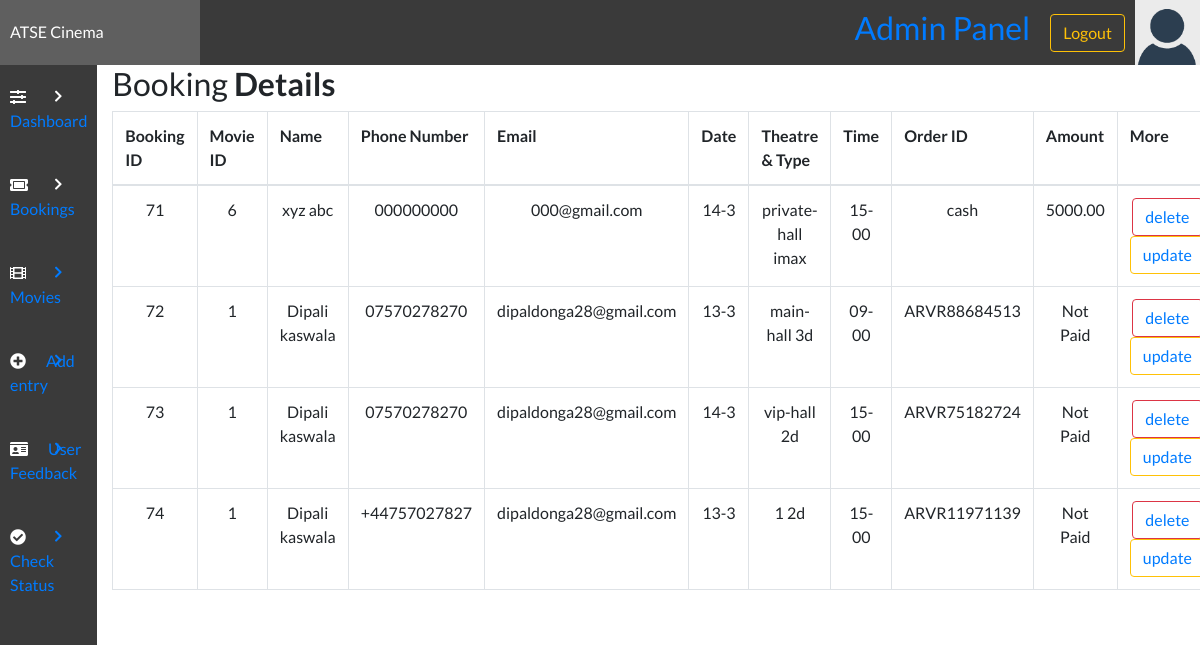
Page /admin/view.php (signed in) on the earlier database version.
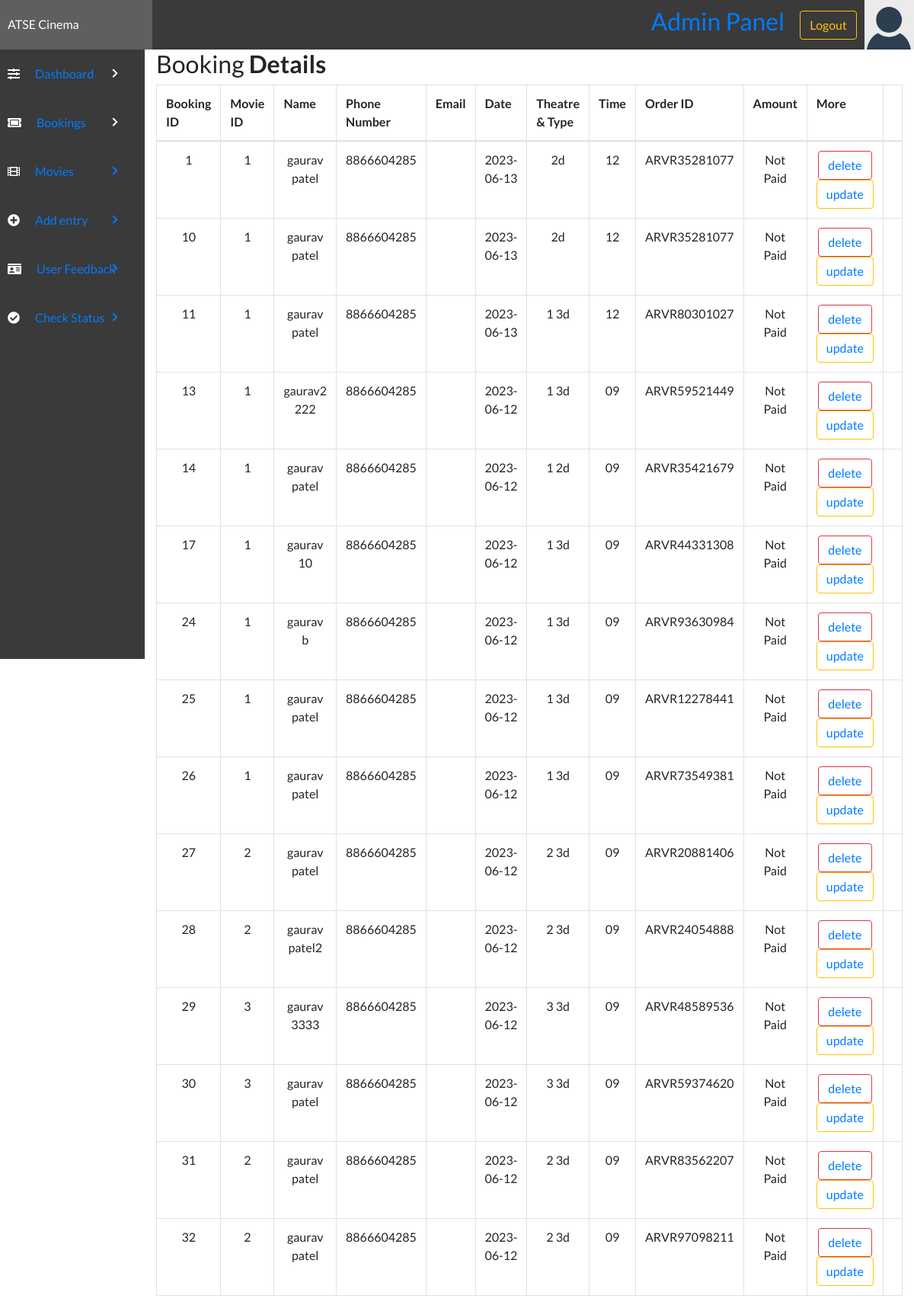
Same page on the later database version.
### tables this page shows
CREATE TABLE `bookingtable` (
  `bookingID` int(11) NOT NULL,
  `movieID` int(11) DEFAULT NULL,
  `bookingTheatre` varchar(100) NOT NULL,
  `bookingType` varchar(100) DEFAULT NULL,
  `bookingDate` varchar(50) NOT NULL,
  `bookingTime` varchar(50) NOT NULL,
  `bookingFName` varchar(100) NOT NULL,
  `bookingLName` varchar(100) DEFAULT NULL,
  `bookingPNumber` varchar(12) NOT NULL,
  `bookingEmail` varchar(255) NOT NULL,
  `amount` varchar(255) NOT NULL,
  `ORDERID` varchar(255) NOT NULL,
  `DATE-TIME` datetime NOT NULL DEFAULT current_timestamp()
);

### admin/view.php (the view, shortened to what this page needs)
<?php
include "config.php";
?>
<!DOCTYPE html>
<html lang="en">
<head>
    <link rel="stylesheet" href="../style/styles.css">
    <link rel="stylesheet" href="https://use.fontawesome.com/releases/v5.7.2/css/all.css">
    <link rel="stylesheet" href="https://cdnjs.cloudflare.com/ajax/libs/twitter-bootstrap/4.5.2/css/bootstrap.css">
    <link rel="stylesheet" href="https://cdn.datatables.net/1.10.22/css/dataTables.bootstrap4.min.css">
    <link rel="stylesheet" href="https://maxcdn.bootstrapcdn.com/bootstrap/4.0.0/css/bootstrap.min.css">
</head>
<body>
    <?php include('header.php'); ?>
    <div class="admin-container">
        <?php include('sidebar.php'); ?>
        <div class="container-lg">
            <div class="table-responsive">
                <div class="table-wrapper">
                    <div class="table-title">
                        <div class="row">
                            <div class="col-sm-8">
                                <h2>Booking <b>Details</b></h2>
                            </div>
                        </div>
                    </div>
                    <table class="table table-bordered" id="dataTable" width="100%" cellspacing="0">
                        <tr>
                            <th>Booking ID</th>
                            <th>Movie ID</th>
                            <th>Name</th>
                            <th>Phone Number</th>
                            <th>Email</th>
                            <th>Date</th>
                            <th>Theatre & Type</th>
                            <th>Time</th>
                            <th>Order ID</th>
                            <th>Amount</th>
                            <th>More</th>
                        </tr>
                        <tbody>
                            <?php
                            $con = mysqli_connect($host, $user, $password, $dbname);
                            $select = "SELECT * FROM `bookingtable`";
                            $run = mysqli_query($con, $select);
                            while ($row = mysqli_fetch_array($run)) {
                                $bookingid = $row['bookingID'];
                                $movieID = $row['movieID'];
                                $bookingFName = $row['bookingFName'];
                                $bookingLName = $row['bookingLName'];
                                $mobile = $row['bookingPNumber'];
                                $email = $row['bookingEmail'];
                                $date = $row['bookingDate'];
                                $theatre = $row['bookingTheatre'];
                                $type = $row['bookingType'];
                                $time = $row['bookingTime'];
                                $ORDERID = $row['ORDERID'];
                                $amount = $row['amount'];
                            ?>
                                <tr align="center">
                                <td><?php echo $bookingid; ?></td>
                                    <td><?php echo $movieID; ?></td>
                                    <td><?php echo $bookingFName . ' ' . $bookingLName; ?></td>
                                    <td><?php echo $mobile; ?></td>
                                    <td><?php echo $email; ?></td>
                                    <td><?php echo $date; ?></td>
                                    <td><?php echo $theatre . ' ' . $type; ?></td>
                                    <td><?php echo $time; ?></td>
                                    <td><?php echo $ORDERID; ?></td>
                                    <td><?php echo $amount; ?></td>
                                    <td><button type="submit" type="button" class="btn btn-outline-danger"><?php echo  "<a href='deleteBooking.php?id=" . $row['bookingID'] . "' >delete</a>"; ?></button><button name="update"  type="submit" onclick="" type="button" class="btn btn-outline-warning"><?php echo  "<a href='editBooking.php?id=" . $row['bookingID'] . "'>update</a>"; ?></button></td>
                                    <td></td>
                                </tr>
                            <?php }
                            ?>
                        </tbody>
                    </table>
                </div>
            </div>
        </div>
    </div>
</body>
</html>

### admin/header.php (shortened to what this page needs)
<div class="admin-section-header">
    <div class="admin-logo">
        ATSE Cinema
    </div>
    <div class="admin-login-info">
        <div style="padding: 0 20px;">
            <h2><a href="#">Admin Panel</a></h2>
        </div>
        <form method='post' action="">
            <input type="submit" value="Logout" class="btn btn-outline-warning" name="but_logout">
        </form>
        <img class="admin-user-avatar" src="../img/avatar.png" alt="">
    </div>
</div>

### admin/sidebar.php
<div class="admin-section admin-section1">
    <ul>
        <li><i class="fas fa-sliders-h"></i><a href="admin.php">Dashboard </a><i class="fas admin-dropdown fa-chevron-right"></i></li>
        <li><i class="fas fa-ticket-alt"></i><a href="view.php">Bookings</a> <i class="fas admin-dropdown fa-chevron-right"></i></li>
        <li><i class="fas fa-film"></i><a href="addmovie.php">Movies <i class="fas admin-dropdown fa-chevron-right"></i></a></li>
        <li><i class="fas fa-plus-circle"></i><a href="add.php">Add entry<i class="fas admin-dropdown fa-chevron-right"></i></a></li>
        <li><i class="fas fa-id-card"></i><a href="contactus.php">User Feedback <i class="fas admin-dropdown fa-chevron-right"></i></a></li>
        <li><i class="fa fa-check-circle"></i><a href="../TxnStatus.php" target="_blank">Check Status <i class="fas admin-dropdown fa-chevron-right"></i></a></li>
    </ul>
</div>

### style/styles.css (style rules this page uses)
* { margin: 0; padding: 0; box-sizing: border-box; font-family: "Lato", sans-serif; text-decoration: none; color: unset; }
.admin-dropdown { float: right; font-style: normal; margin-left: 3px; font-size: 13px; position: absolute; right: 15px; top: 25px; margin: 0; }
.admin-section-header { color: #fff; width: 100%; background-color: #3a3a3a; display: grid; grid-template-columns: 1fr 5fr; }
.admin-user-avatar { width: 65px; }
.admin-login-info { display: flex; align-items: center; justify-content: flex-end; }
.admin-login-info img { margin-left: 10px; }
.admin-logo { padding: 20px 10px; background-color: #5f5f5f; }
.admin-container { display: grid; grid-template-columns: 1fr 5fr; }
.admin-section1 { background-color: #3a3a3a; height: 100vh; }
.admin-section1 ul li { width: 100%; padding: 20px 10px; background-color: #3a3a3a; color: #fff; transition: all 0.3s ease; position: relative; cursor: pointer; }
.admin-section1 ul li i { margin-right: 20px; }

Differences in the rows shown:
removed bookingtable: bookingID "71", movieID "6", bookingFName "xyz", bookingLName "abc", bookingPNumber "000000000", bookingEmail "000@gmail.com", bookingDate "14-3", bookingTheatre "private-hall", bookingType "imax", bookingTime "15-00", ORDERID "cash", amount "5000.00"
removed bookingtable: bookingID "72", movieID "1", bookingFName "Dipali", bookingLName "kaswala", bookingPNumber "07570278270", bookingEmail "dipaldonga28@gmail.com", bookingDate "13-3", bookingTheatre "main-hall", bookingType "3d", bookingTime "09-00", ORDERID "ARVR88684513", amount "Not Paid"
removed bookingtable: bookingID "73", movieID "1", bookingFName "Dipali", bookingLName "kaswala", bookingPNumber "07570278270", bookingEmail "dipaldonga28@gmail.com", bookingDate "14-3", bookingTheatre "vip-hall", bookingType "2d", bookingTime "15-00", ORDERID "ARVR75182724", amount "Not Paid"
removed bookingtable: bookingID "74", movieID "1", bookingFName "Dipali", bookingLName "kaswala", bookingPNumber "+44757027827", bookingEmail "dipaldonga28@gmail.com", bookingDate "13-3", bookingTheatre "1", bookingType "2d", bookingTime "15-00", ORDERID "ARVR11971139", amount "Not Paid"
added bookingtable: bookingID "1", movieID "1", bookingFName "gaurav", bookingLName "patel", bookingPNumber "8866604285", bookingDate "2023-06-13", bookingType "2d", bookingTime "12", ORDERID "ARVR35281077", amount "Not Paid"
added bookingtable: bookingID "10", movieID "1", bookingFName "gaurav", bookingLName "patel", bookingPNumber "8866604285", bookingDate "2023-06-13", bookingType "2d", bookingTime "12", ORDERID "ARVR35281077", amount "Not Paid"
added bookingtable: bookingID "11", movieID "1", bookingFName "gaurav", bookingLName "patel", bookingPNumber "8866604285", bookingDate "2023-06-13", bookingTheatre "1", bookingType "3d", bookingTime "12", ORDERID "ARVR80301027", amount "Not Paid"
added bookingtable: bookingID "13", movieID "1", bookingFName "gaurav2", bookingLName "222", bookingPNumber "8866604285", bookingDate "2023-06-12", bookingTheatre "1", bookingType "3d", bookingTime "09", ORDERID "ARVR59521449", amount "Not Paid"
added bookingtable: bookingID "14", movieID "1", bookingFName "gaurav", bookingLName "patel", bookingPNumber "8866604285", bookingDate "2023-06-12", bookingTheatre "1", bookingType "2d", bookingTime "09", ORDERID "ARVR35421679", amount "Not Paid"
added bookingtable: bookingID "17", movieID "1", bookingFName "gaurav", bookingLName "10", bookingPNumber "8866604285", bookingDate "2023-06-12", bookingTheatre "1", bookingType "3d", bookingTime "09", ORDERID "ARVR44331308", amount "Not Paid"
added bookingtable: bookingID "24", movieID "1", bookingFName "gaurav", bookingLName "b", bookingPNumber "8866604285", bookingDate "2023-06-12", bookingTheatre "1", bookingType "3d", bookingTime "09", ORDERID "ARVR93630984", amount "Not Paid"
added bookingtable: bookingID "25", movieID "1", bookingFName "gaurav", bookingLName "patel", bookingPNumber "8866604285", bookingDate "2023-06-12", bookingTheatre "1", bookingType "3d", bookingTime "09", ORDERID "ARVR12278441", amount "Not Paid"
added bookingtable: bookingID "26", movieID "1", bookingFName "gaurav", bookingLName "patel", bookingPNumber "8866604285", bookingDate "2023-06-12", bookingTheatre "1", bookingType "3d", bookingTime "09", ORDERID "ARVR73549381", amount "Not Paid"
added bookingtable: bookingID "27", movieID "2", bookingFName "gaurav", bookingLName "patel", bookingPNumber "8866604285", bookingDate "2023-06-12", bookingTheatre "2", bookingType "3d", bookingTime "09", ORDERID "ARVR20881406", amount "Not Paid"
added bookingtable: bookingID "28", movieID "2", bookingFName "gaurav", bookingLName "patel2", bookingPNumber "8866604285", bookingDate "2023-06-12", bookingTheatre "2", bookingType "3d", bookingTime "09", ORDERID "ARVR24054888", amount "Not Paid"
added bookingtable: bookingID "29", movieID "3", bookingFName "gaurav", bookingLName "3333", bookingPNumber "8866604285", bookingDate "2023-06-12", bookingTheatre "3", bookingType "3d", bookingTime "09", ORDERID "ARVR48589536", amount "Not Paid"
added bookingtable: bookingID "30", movieID "3", bookingFName "gaurav", bookingLName "patel", bookingPNumber "8866604285", bookingDate "2023-06-12", bookingTheatre "3", bookingType "3d", bookingTime "09", ORDERID "ARVR59374620", amount "Not Paid"
added bookingtable: bookingID "31", movieID "2", bookingFName "gaurav", bookingLName "patel", bookingPNumber "8866604285", bookingDate "2023-06-12", bookingTheatre "2", bookingType "3d", bookingTime "09", ORDERID "ARVR83562207", amount "Not Paid"
added bookingtable: bookingID "32", movieID "2", bookingFName "gaurav", bookingLName "patel", bookingPNumber "8866604285", bookingDate "2023-06-12", bookingTheatre "2", bookingType "3d", bookingTime "09", ORDERID "ARVR97098211", amount "Not Paid"
